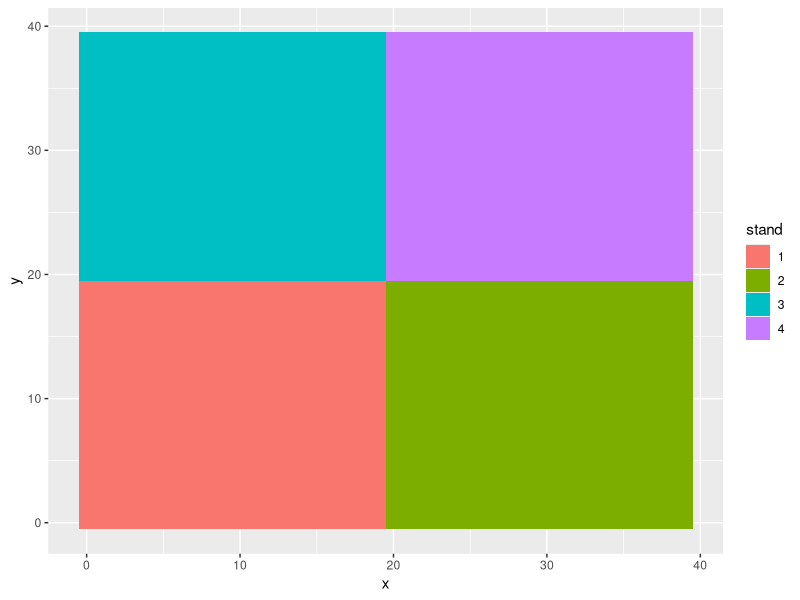
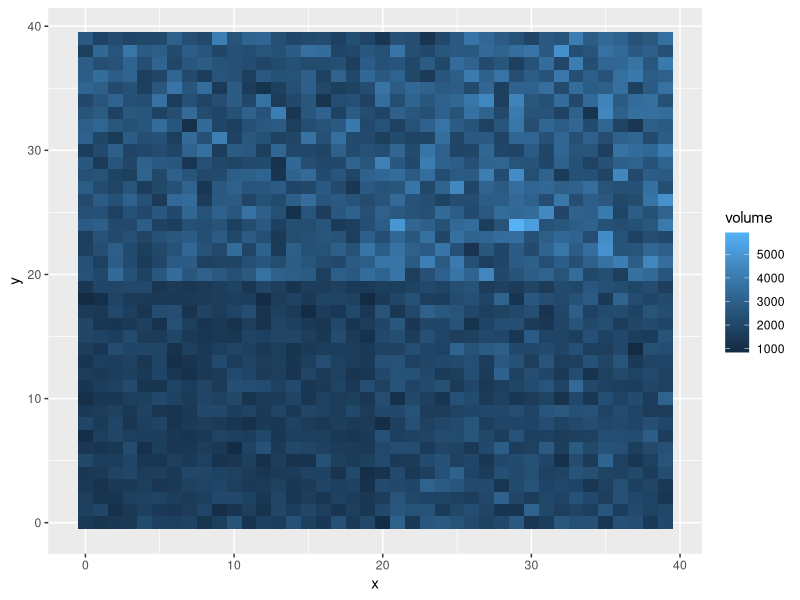
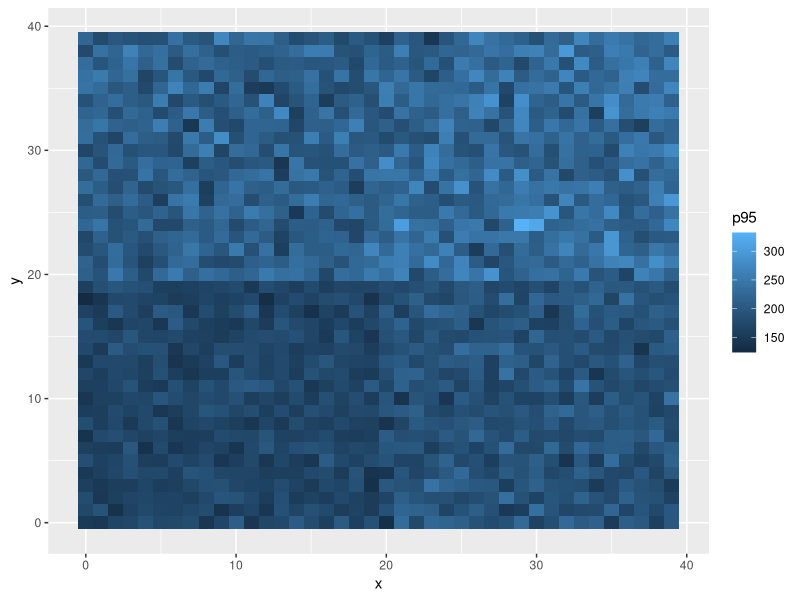
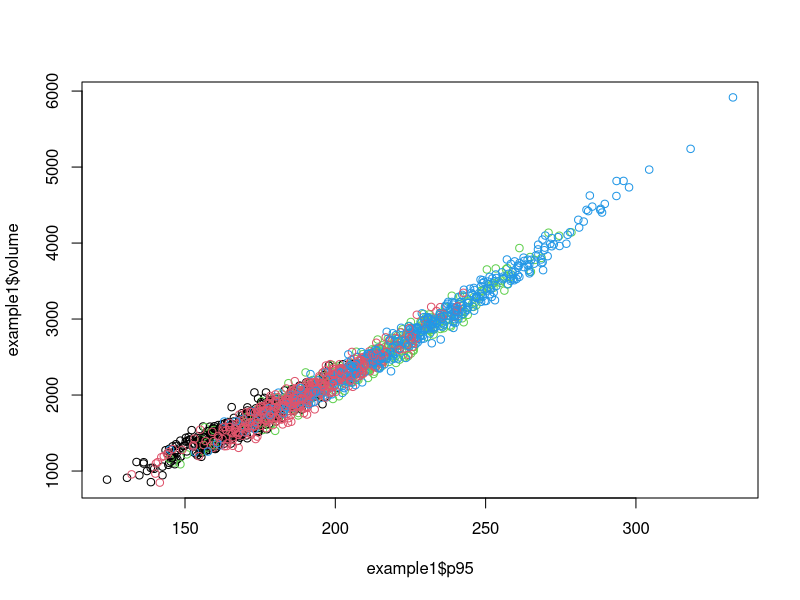
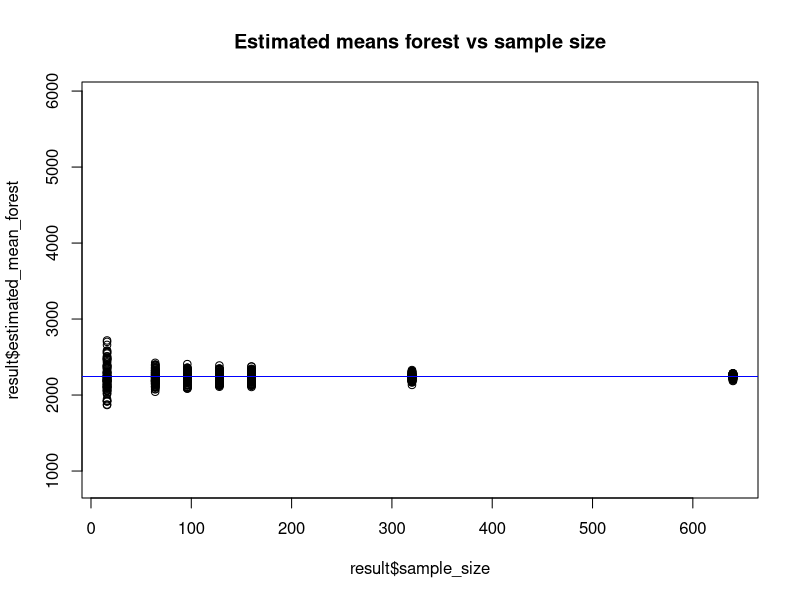
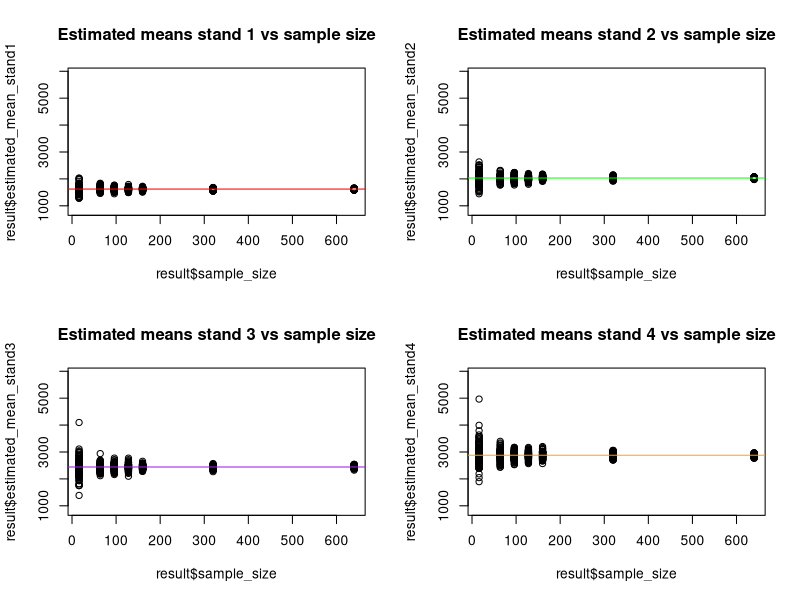
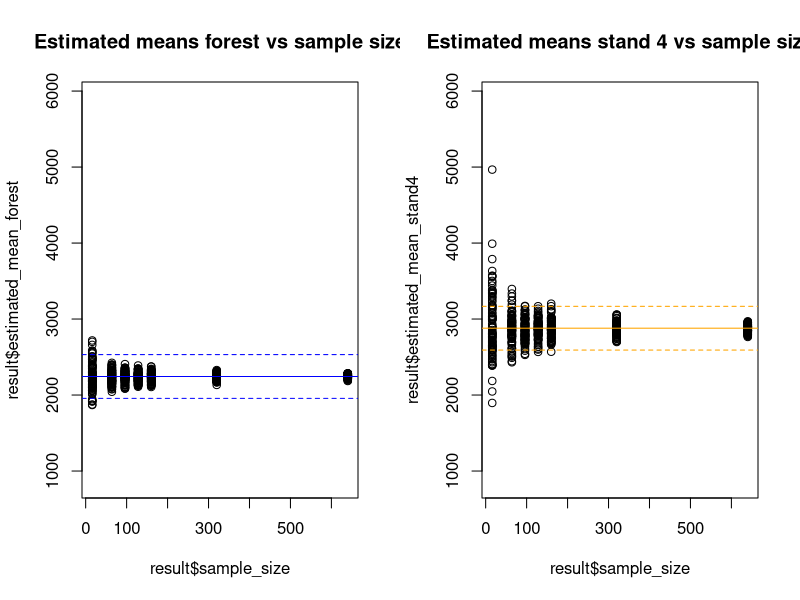
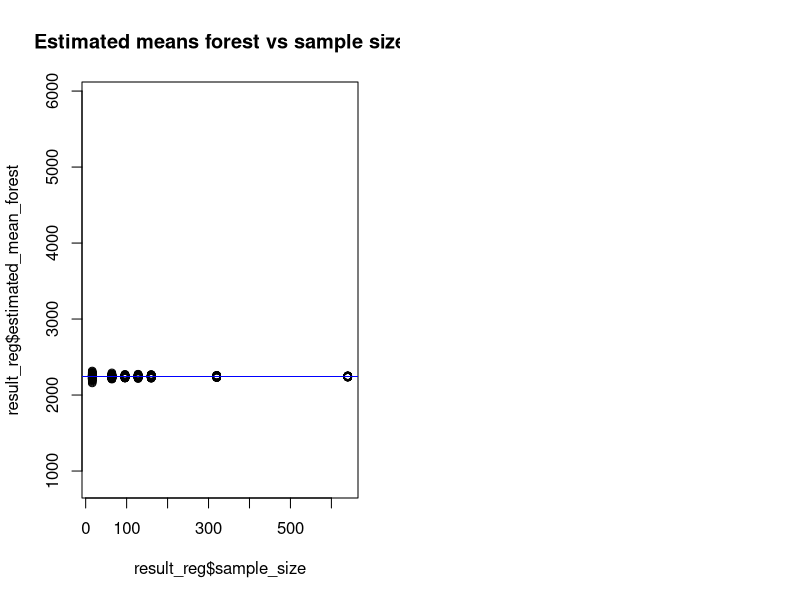

Write the R code that produced these figures, in order.
## ---- chunk 1
library(ggplot2)
example1 <- read.csv("example1.csv")

#PLACEHOLDER
# paste here



example1$stand <- factor(example1$stand)
ggplot(example1,aes(x=x,y=y,fill=stand)) + geom_tile()
ggplot(example1,aes(x=x,y=y,fill=volume)) + geom_tile()
ggplot(example1,aes(x=x,y=y,fill=p95)) + geom_tile()
plot(example1$p95,example1$volume,col=example1$stand)
## ---- chunk 2
true_mean_forest <- mean(example1$volume)
true_mean_stand1 <- mean(example1$volume[example1$stand==1])
true_mean_stand2 <- mean(example1$volume[example1$stand==2])
true_mean_stand3 <- mean(example1$volume[example1$stand==3])
true_mean_stand4 <- mean(example1$volume[example1$stand==4])
print("True mean")
true_mean_forest
print("True mean stand 1")
true_mean_stand1
print("True mean stand 2")
true_mean_stand2
print("True mean stand 3")
true_mean_stand3
print("True mean stand 4")
true_mean_stand4
range_volume <- range(example1$volume)

## ---- chunk 3
repeats <- 100
sample_sizes <- c(16, 64, 96, 128, 160, 320, 640 )
result <- data.frame(rep=c(),sample_size=c(),
                      estimated_mean_forest=c(),
                      estimated_mean_stand1 = c(),
                      estimated_mean_stand2 = c(),
                      estimated_mean_stand3 = c(),
                      estimated_mean_stand4=c())
cont <- 1
for(i in 1:repeats){
  for(j in sample_sizes){
    # get a sample of the indices of the data
    my_sample<- sample(dim(example1)[1],j,replace = FALSE)
    # subset the forest
    sampled_data <- example1[my_sample,]
    # store the rep and sample size
    result[cont,"rep"]<-i
    result[cont,"sample_size"]<-j
    # calculate the sample means for the forest and each stand
    result[cont,"estimated_mean_forest"]<-mean(sampled_data$volume)
    result[cont,"estimated_mean_stand1"]<-mean(sampled_data$volume[sampled_data$stand==1])
    result[cont,"estimated_mean_stand2"]<-mean(sampled_data$volume[sampled_data$stand==2])
    result[cont,"estimated_mean_stand3"]<-mean(sampled_data$volume[sampled_data$stand==3])
    result[cont,"estimated_mean_stand4"]<-mean(sampled_data$volume[sampled_data$stand==4])
    # pass to next iteration
    cont <- cont+1
  }
}
# Store the pre-calculated true values
result$true_mean_forest<-true_mean_forest
result$true_mean_stand1 <- true_mean_stand1
result$true_mean_stand2 <- true_mean_stand2 
result$true_mean_stand3 <- true_mean_stand3 
result$true_mean_stand4 <- true_mean_stand4

## ---- chunk 4

plot(result$sample_size,result$estimated_mean_forest,ylim=range_volume,
      main="Estimated means forest vs sample size")
abline(true_mean_forest,0,col="blue")
par(mfrow=c(2,2))
plot(result$sample_size,result$estimated_mean_stand1,ylim=range_volume,
      main="Estimated means stand 1 vs sample size")
abline(true_mean_stand1,0,col="red")
plot(result$sample_size,result$estimated_mean_stand2,ylim=range_volume,
      main="Estimated means stand 2 vs sample size")
abline(true_mean_stand2,0,col="green")
plot(result$sample_size,result$estimated_mean_stand3,ylim=range_volume,
      main="Estimated means stand 3 vs sample size")
abline(true_mean_stand3,0,col="purple")
plot(result$sample_size,result$estimated_mean_stand4,ylim=range_volume,
      main="Estimated means stand 4 vs sample size")
abline(true_mean_stand4,0,col="orange")

par(mfrow=c(1,2))
plot(result$sample_size,result$estimated_mean_forest,ylim=range_volume,
     main="Estimated means forest vs sample size")
abline(true_mean_forest,0,col="blue")
abline(true_mean_forest+0.1*true_mean_stand4,0,col="blue",lty=2)
abline(true_mean_forest-0.1*true_mean_stand4,0,col="blue",lty=2)
plot(result$sample_size,result$estimated_mean_stand4,ylim=range_volume,
      main="Estimated means stand 4 vs sample size")
abline(true_mean_stand4,0,col="orange")
abline(true_mean_stand4+0.1*true_mean_stand4,0,col="orange",lty=2)
abline(true_mean_stand4-0.1*true_mean_stand4,0,col="orange",lty=2)

## ---- chunk 5
repeats <- 100
sample_sizes <- c(16, 64, 96, 128, 160, 320, 640 )
result_reg <- data.frame(rep=c(),sample_size=c(),
                      estimated_mean_forest=c(),
                      estimated_mean_stand1 = c(),
                      estimated_mean_stand2 = c(),
                      estimated_mean_stand3 = c(),
                      estimated_mean_stand4=c())
cont <- 1
for(i in 1:repeats){
  for(j in sample_sizes){
    # get a sample of the indices of the data
    my_sample_reg<- sample(dim(example1)[1],j,replace = FALSE)
    # subset the forest and obtain the sample fit using OLS (lm function)
    sampled_data_reg <- example1[my_sample_reg,]
    model_forest <- lm(volume~p95,data = sampled_data_reg)
    # calculate the regression estimator
    media_reg_forest <- mean(predict(model_forest,example1)) + mean(model_forest$residuals)
    
    # now we will create subsamples for stands, obtain subsample fits for the stand and apply 
    # the regression estimator
    stand1 <- sampled_data_reg[sampled_data_reg$stand==1,]
    media_reg_stand1 <- try({
      model_stand1 <- lm(volume~p95, data=stand1)
      mean(predict(model_stand1,example1[example1$stand==1,]))+ mean(model_stand1$residuals)
    })
    if(inherits(media_reg_stand1,"try-error")){
      media_reg_stand1<-NA
    }
    # repeat for stand 2
    stand2 <- sampled_data_reg[sampled_data_reg$stand==2,]
    media_reg_stand2 <- try({
      model_stand2 <- lm(volume~p95, data=stand2)
      mean(predict(model_stand2,example1[example1$stand==2,])) + mean(model_stand2$residuals)
    })
    # bypass very low stand sample size
    if(inherits(media_reg_stand2,"try-error")){
      media_reg_stand2<-NA
    }
    # repeat for stand 3
    stand3 <- sampled_data_reg[sampled_data_reg$stand==3,]
    media_reg_stand3 <- try({
      model_stand3 <- lm(volume~p95, data=stand3)
      mean(predict(model_stand3,example1[example1$stand==3,])) + mean(model_stand3$residuals)
    })
    # bypass very low stand sample size
    if(inherits(media_reg_stand3,"try-error")){
      media_reg_stand3<-NA
    }
    
    # repeat for stand 4
    stand4 <- sampled_data_reg[sampled_data_reg$stand==4,]
    media_reg_stand4 <- try({
      model_stand4 <- lm(volume~p95, data=stand4)
      mean(predict(model_stand4,example1[example1$stand==4,])) + mean(model_stand4$residuals)
    })
    # bypass very low stand sample size
    if(inherits(media_reg_stand4,"try-error")){
      media_reg_stand4<-NA
    }
    
    
    
    stand2 <- sampled_data_reg[sampled_data_reg$stand==2,]
    stand3 <- sampled_data_reg[sampled_data_reg$stand==3,]
    stand4 <- sampled_data_reg[sampled_data_reg$stand==4,]
    # store the rep and sample size
    result_reg[cont,"rep"]<-i
    result_reg[cont,"sample_size"]<-j
    # calculate the sample means for the forest and each stand
    result_reg[cont,"estimated_mean_forest"]<-media_reg_forest
    result_reg[cont,"estimated_mean_stand1"]<-media_reg_stand1
    result_reg[cont,"estimated_mean_stand2"]<-media_reg_stand2
    result_reg[cont,"estimated_mean_stand3"]<-media_reg_stand3
    result_reg[cont,"estimated_mean_stand4"]<-media_reg_stand4
    # pass to next iteration
    cont <- cont+1
  }
}
# Store the pre-calculated true values
result_reg$true_mean_forest<-true_mean_forest
result_reg$true_mean_stand1 <- true_mean_stand1
result_reg$true_mean_stand2 <- true_mean_stand2 
result_reg$true_mean_stand3 <- true_mean_stand3 
result_reg$true_mean_stand4 <- true_mean_stand4
## ---- chunk 6
plot(result_reg$sample_size,result_reg$estimated_mean_forest,ylim=range_volume,
      main="Estimated means forest vs sample size")
abline(true_mean_forest,0,col="blue")
par(mfrow=c(2,2))
plot(result_reg$sample_size,result_reg$estimated_mean_stand1,ylim=range_volume,
      main="Estimated means stand 1 vs sample size")
abline(true_mean_stand1,0,col="red")
plot(result_reg$sample_size,result_reg$estimated_mean_stand2,ylim=range_volume,
      main="Estimated means stand 2 vs sample size")
abline(true_mean_stand2,0,col="green")
plot(result_reg$sample_size,result_reg$estimated_mean_stand3,ylim=range_volume,
      main="Estimated means stand 3 vs sample size")
abline(true_mean_stand3,0,col="purple")
plot(result_reg$sample_size,result_reg$estimated_mean_stand4,ylim=range_volume,
      main="Estimated means stand 4 vs sample size")
abline(true_mean_stand4,0,col="orange")

par(mfrow=c(1,2))
plot(result_reg$sample_size,result_reg$estimated_mean_forest,ylim=range_volume,
     main="Estimated means forest vs sample size")
abline(true_mean_forest,0,col="blue")
abline(true_mean_forest+0.1*true_mean_stand4,0,col="blue",lty=2)
abline(true_mean_forest-0.1*true_mean_stand4,0,col="blue",lty=2)
plot(result_reg$sample_size,result_reg$estimated_mean_stand4,ylim=range_volume,
      main="Estimated means stand 4 vs sample size")
abline(true_mean_stand4,0,col="orange")
abline(true_mean_stand4+0.1*true_mean_stand4,0,col="orange",lty=2)
abline(true_mean_stand4-0.1*true_mean_stand4,0,col="orange",lty=2)
## ---- chunk 7
par(mfrow=c(2,2))
plot(result_reg$sample_size,result_reg$estimated_mean_forest,ylim=range_volume,
     main="Regression estimator")
abline(true_mean_forest,0,col="blue")
abline(true_mean_forest+0.1*true_mean_forest,0,col="blue",lty=2)
abline(true_mean_forest-0.1*true_mean_forest,0,col="blue",lty=2)
plot(result$sample_size,result$estimated_mean_forest,ylim=range_volume,
     main="Sample mean")
abline(true_mean_forest+0.1*true_mean_forest,0,col="blue",lty=2)
abline(true_mean_forest-0.1*true_mean_forest,0,col="blue",lty=2)


plot(result_reg$sample_size,result_reg$estimated_mean_stand4,ylim=range_volume,
      main="Regression estimator")
abline(true_mean_stand4,0,col="orange")
abline(true_mean_stand4+0.1*true_mean_stand4,0,col="orange",lty=2)
abline(true_mean_stand4-0.1*true_mean_stand4,0,col="orange",lty=2)
plot(result_reg$sample_size,result_reg$estimated_mean_stand4,ylim=range_volume,
      main="Sample mean")
abline(true_mean_stand4,0,col="orange")
abline(true_mean_stand4+0.1*true_mean_stand4,0,col="orange",lty=2)
abline(true_mean_stand4-0.1*true_mean_stand4,0,col="orange",lty=2)
## ---- chunk 8
id <- 1:1600
x <- rep(0:39,each=40)
y <- rep(0:39,times=40)
stand <- (1+x%/%20) +2*(y%/%20)
p95 <- rnorm(1600,50,10+5*stand)
volume <- rnorm(1600,p95+0.05*p95^2+100*stand+50,60)
example1 <- data.frame(id=id,x=x,y=y,stand=stand,volume=volume, p95=p95)
## ---- chunk 9
example2 <- read.csv("example2.csv")
## ---- chunk 10
mean_vol_dist <- mean(25+6*example2$p95)
mean_vol_dist
plot(mean_vol_dist+c(-100:100)/10,
     dnorm(mean_vol_dist+c(-100:100)/10,
           mean=mean_vol_dist,
           130/sqrt(1600)),
     type="l",ylab="Probability density",xlab="Mean Volume")

## ---- chunk 11
par(mfrow=c(1,2))
plot(x=mean_vol_dist+c(-10000:10000)/10,xlim=c(0,600),
     y=dnorm(mean_vol_dist+c(-10000:10000)/10,
     mean=mean_vol_dist, 130),col="red",
     type="l",ylab="Probability density",xlab="Mean Volume",
     main="Single unit")
plot(x=mean_vol_dist+c(-10000:10000)/10,xlim=c(0,600),
     y=dnorm(mean_vol_dist+c(-10000:10000)/10,
     mean=mean_vol_dist, 130/sqrt(1600)),col="blue",
     type="l",ylab="Probability density",xlab="Mean Volume",
     main="Mean of all units")

## ---- chunk 12
example3 <- read.csv("example3.csv")
View(example3)
## ---- chunk 13
sampled <- example3[!is.na(example3$volume),]
unsampled <- example3[!is.na(example3$volume),]
## ---- chunk 14
model <- lm(volume~p95,data=sampled)
summary(model)
sigma_e <- summary(model)$sigma
sigma_e
plot(model)
## ---- chunk 15
# The prediction for the mean in the forest is obtained using the coefficients of the model fitted with the sample
predicted<-mean(predict(model,example3))
predicted
stand_1 <- 
## ---- chunk 16
repeats <- 1000
differences <- data.frame(rep=c(),
                      diff_mean_forest=c(),
                      diff_mean_stand1 = c(),
                      diff_mean_stand2 = c(),
                      diff_mean_stand3 = c(),
                      diff_mean_stand4=c())

for(i in 1:repeats){
  # create a copy of sampled and unsampled
  sampled_i <- sampled
  unsampled_i <- unsampled
  
  # generate values of volume according to the model
  sampled_i$volume <- predict(model,sampled_i) + 
    rnorm(dim(sampled_i)[1],0,sigma_e)
  unsampled_i$volume <- predict(model,unsampled_i) + 
    rnorm(dim(unsampled_i)[1],0,sigma_e)
  
  # merge the data in a single data frame for convenience
  population_i <- rbind(sampled_i,unsampled_i)
  # repeat the process of fitting the model parameters and calculating 
  # the mean for the population using the model coefficients
  model_i <- lm(volume~p95,sampled_i)
  population_i$prediction <- predict(model_i,population_i)
  predicted_i <- mean(population_i$prediction)
  
  
  mean_forest_i <- mean(population_i$volume)
  mean_stand1_i <- mean(population_i[population_i$stand==1,"volume"])
  mean_stand2_i <- mean(population_i[population_i$stand==2,"volume"])
  mean_stand3_i <- mean(population_i[population_i$stand==3,"volume"])
  mean_stand4_i<- mean(population_i[population_i$stand==4,"volume"])
  
  pred_mean_forest_i <- mean(population_i$prediction)
  pred_mean_stand1_i <- mean(population_i[population_i$stand==1,"prediction"])
  pred_mean_stand2_i <- mean(population_i[population_i$stand==2,"prediction"])
  pred_mean_stand3_i <- mean(population_i[population_i$stand==3,"prediction"])
  pred_mean_stand4_i <- mean(population_i[population_i$stand==4,"prediction"])
  
  
  
  # store the rep and sample size
  result_reg[cont,"rep"]<-i
  # calculate the sample means for the forest and each stand
  result_reg[i,"diff_mean_forest"]<-mean_forest_i-pred_mean_forest_i
  result_reg[i,"diff_mean_stand1"]<-mean_stand1_i-pred_mean_stand1_i
  result_reg[i,"diff_mean_stand2"]<-mean_stand2_i-pred_mean_stand2_i
  result_reg[i,"diff_mean_stand3"]<-mean_stand3_i-pred_mean_stand3_i
  result_reg[i,"diff_mean_stand4"]<-mean_stand4_i-pred_mean_stand4_i

}
## ---- chunk 17
hist(result_reg$diff_mean_forest)
hist(result_reg$diff_mean_stand1)
hist(result_reg$diff_mean_stand2)
hist(result_reg$diff_mean_stand3)
hist(result_reg$diff_mean_stand4)
